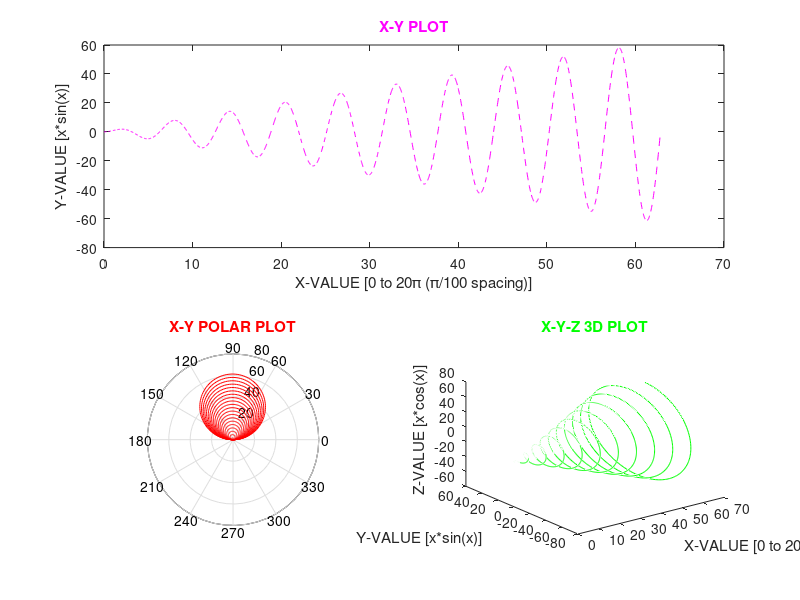

Write the MATLAB code that produced this figure.
%% --------------------PROBLEM--------------------
% INSTRUCTION(s): Create a vector x of values from 0 to 20? with a spacing of ?/100. Define vectors y and z
% Use subplot to create the following graphs in the same figure.
% (a) Create an xy plot of x and y that spans tiles 1 and 2.
% (b) Create a polar plot of x and y in tile 3
% (c) Create a three-dimensional line plot of x, y, and z.
% (d) Dont forget a title and axis labels as appropriate for each of the subplots.
% (e) Add an overall title to the layout.

%% --------------------SOLUTION--------------------
% PROGRAMMED BY @jacovjs

% Variables/Values
x = 0:pi/100:20*pi;
y = x.*sin(x);
z = x.*cos(x);

% Figure Configuration
%t = figure('Name','Plots (XYZ)','NumberTitle','off'); % Commented Code (Applicable for R2018b or MATLAB ONLINE)
figure('Name','Plots (XYZ)','NumberTitle','off');

% Plots
% X-Y Plot
subplot(2,1,1);
plot(x,y, 'm--');
xlabel('X-VALUE [0 to 20\pi (\pi/100 spacing)]');
ylabel('Y-VALUE [x*sin(x)]');
title("X-Y PLOT", 'Color', 'm');

% Polar Plot
subplot(2,2,3);
polar(x,y,'r');
xlabel('X-VALUE [0 to 20\pi (\pi/100 spacing)]');
ylabel('Y-VALUE [x*sin(x)]');
title("X-Y POLAR PLOT", 'Color', 'r');

% 3D Plot
subplot(2,2,4);
plot3(x,y,z, 'g');
xlabel('X-VALUE [0 to 20\pi (\pi/100 spacing)]');
ylabel('Y-VALUE [x*sin(x)]');
zlabel('Z-VALUE [x*cos(x)]');
title("X-Y-Z 3D PLOT", 'Color', 'g');

% Commented Code (Applicable for R2018b or MATLAB ONLINE)
%t = title('plots');
%sgtitle("Plots"); 

% --------------------END--------------------
